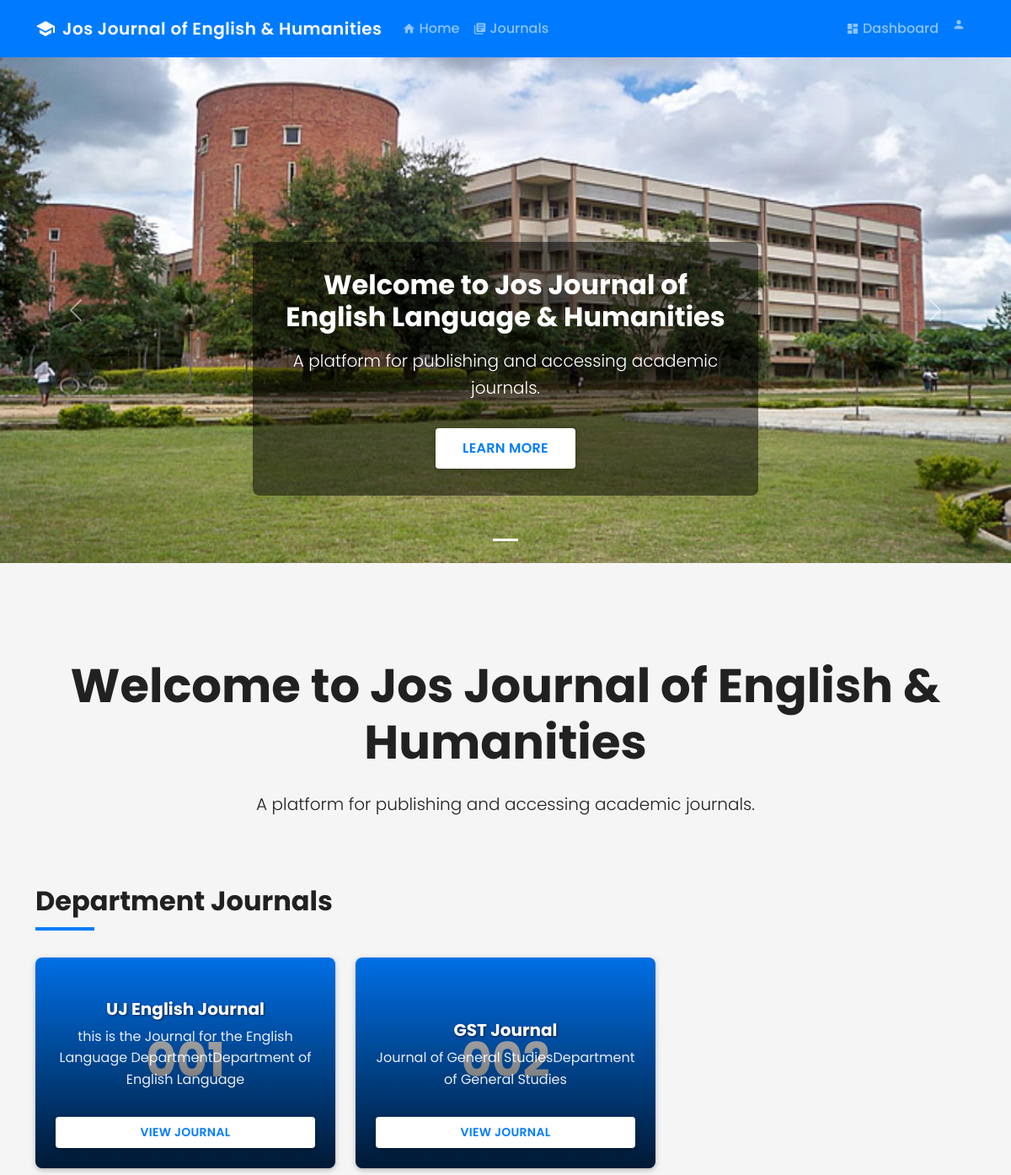
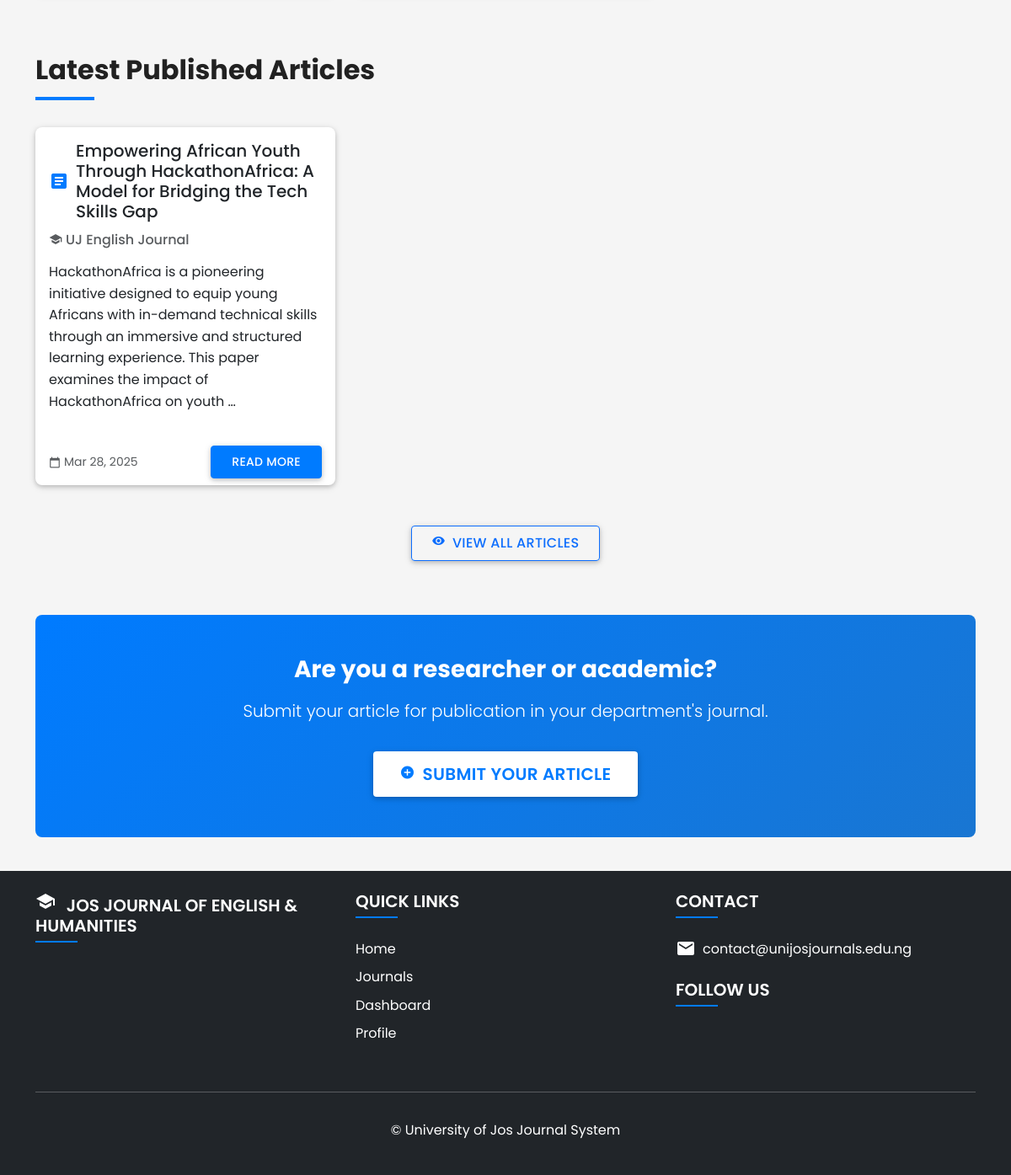
Page / (signed in) on the committed database (2 pictures, top to bottom).
### journalapp/models.py (models this page shows, shortened)
class SiteSettings(models.Model):
    site_title = models.CharField(max_length=100, default="University of Jos Journal System")
    site_description = models.TextField(blank=True)
    logo = models.ImageField(upload_to='site_images', blank=True, null=True)
    favicon = models.ImageField(upload_to='site_images', blank=True, null=True)
    primary_color = models.CharField(max_length=20, default="#007bff")
    secondary_color = models.CharField(max_length=20, default="#6c757d")
    footer_text = models.TextField(default="© University of Jos Journal System")
    contact_email = models.EmailField(default="contact@unijosjournals.edu.ng")
    contact_phone = models.CharField(max_length=20, blank=True)
    facebook_url = models.URLField(blank=True)
    twitter_url = models.URLField(blank=True)
    instagram_url = models.URLField(blank=True)
    linkedin_url = models.URLField(blank=True)
    class Meta:
        verbose_name = "Site Settings"
        verbose_name_plural = "Site Settings"

class HeroSlide(models.Model):
    title = models.CharField(max_length=200)
    subtitle = models.CharField(max_length=300, blank=True)
    image = models.ImageField(upload_to='hero_slides')
    button_text = models.CharField(max_length=50, blank=True)
    button_url = models.CharField(max_length=200, blank=True)
    order = models.PositiveIntegerField(default=0)
    is_active = models.BooleanField(default=True)
    class Meta:
        ordering = ['order']

class Department(models.Model):
    name = models.CharField(max_length=100)
    code = models.CharField(max_length=10, unique=True)
    description = models.TextField(blank=True)
    journal_title = models.CharField(max_length=200, blank=True)
    journal_description = RichTextField(blank=True)
    cover_image = models.ImageField(upload_to='department_covers', blank=True, null=True)
    def get_journal_title(self):
        return self.journal_title if self.journal_title else f"{self.name} Journal"

class Article(models.Model):
    STATUS_CHOICES = (
        ('draft', 'Draft'),
        ('submitted', 'Submitted'),
        ('under_review', 'Under Review'),
        ('revision_required', 'Revision Required'),
        ('accepted', 'Accepted'),
        ('rejected', 'Rejected'),
        ('published', 'Published'),
    )
    title = models.CharField(max_length=200)
    abstract = RichTextField()
    author = models.ForeignKey(settings.AUTH_USER_MODEL, on_delete=models.CASCADE, related_name='journals')
    department = models.ForeignKey(Department, on_delete=models.CASCADE)
    category = models.ForeignKey(ArticleCategory, on_delete=models.CASCADE)
    content = RichTextField()
    keywords = models.CharField(max_length=255, blank=True, help_text="Enter keywords separated by commas")
    file = models.FileField(upload_to='journal_files', blank=True, null=True)
    status = models.CharField(max_length=20, choices=STATUS_CHOICES, default='draft')
    revised_document = models.FileField(upload_to='revised_documents/', null=True, blank=True)
    revision_notes = models.TextField(blank=True, null=True)
    created_at = models.DateTimeField(auto_now_add=True)
    updated_at = models.DateTimeField(auto_now=True)
    published_at = models.DateTimeField(null=True, blank=True)

### journalapp/views.py (the view)
# urls.py: path('', views.home, name='home'),
def home(request):
    departments = Department.objects.all()
    latest_articles = Article.objects.filter(status='published').order_by('-published_at')[:5]
    hero_slides = HeroSlide.objects.filter(is_active=True).order_by('order')
    context = {
        'departments': departments,
        'latest_articles': latest_articles,
        'hero_slides': hero_slides,
    }
    return render(request, 'journalapp/home.html', context)

### journalapp/templates/journalapp/home.html (shortened to what this page needs)
{% extends 'journalapp/base.html' %}
{% block content %}
{% if hero_slides %}
<div id="heroCarousel" class="carousel slide carousel-fade" data-bs-ride="carousel">
    <div class="carousel-indicators">
        {% for slide in hero_slides %}
        <button type="button" data-bs-target="#heroCarousel" data-bs-slide-to="{{ forloop.counter0 }}" {% if forloop.first %}class="active"{% endif %}></button>
        {% endfor %}
    </div>
    <div class="carousel-inner">
        {% for slide in hero_slides %}
        <div class="carousel-item {% if forloop.first %}active{% endif %}">
            <img src="{{ slide.image.url }}" class="d-block w-100" alt="{{ slide.title }}" style="height: 600px; object-fit: cover;">
            <div class="carousel-caption">
                <h2>{{ slide.title }}</h2>
                <p class="lead">{{ slide.subtitle }}</p>
                {% if slide.button_text and slide.button_url %}
                <a href="{{ slide.button_url }}" class="btn btn-light cta-btn mt-3">{{ slide.button_text }}</a>
                {% endif %}
            </div>
        </div>
        {% endfor %}
    </div>
    <button class="carousel-control-prev" type="button" data-bs-target="#heroCarousel" data-bs-slide="prev">
        <span class="carousel-control-prev-icon" aria-hidden="true"></span>
    </button>
    <button class="carousel-control-next" type="button" data-bs-target="#heroCarousel" data-bs-slide="next">
        <span class="carousel-control-next-icon" aria-hidden="true"></span>
    </button>
</div>
{% endif %}
<div class="container">
    <div class="welcome-section text-center">
        <h1 class="display-4">Welcome to {{ site_settings.site_title|default:"Jos Journal System" }}</h1>
        <div class="row">
            <div class="col-lg-8 mx-auto">
                <p class="lead">{{ site_settings.site_description|default:"A platform for publishing and accessing academic journals." }}</p>
            </div>
        </div>
    </div>
    <div class="mb-5">
        <h2 class="section-heading">Department Journals</h2>
        <div class="row">
            {% for department in departments %}
            <div class="col-md-4 mb-4">
                <div class="card department-journal-card h-100">
                    {% if department.cover_image %}
                    <img src="{{ department.cover_image.url }}" class="card-img" alt="{{ department.name }} Journal" style="height: 250px; object-fit: cover;">
                    {% else %}
                    <div class="bg-primary" style="height: 250px;">
                        <div class="d-flex align-items-center justify-content-center h-100">
                            <h1 class="text-white display-4 fw-bold">{{ department.code }}</h1>
                        </div>
                    </div>
                    {% endif %}
                    <div class="card-img-overlay">
                        <h5 class="card-title">{{ department.get_journal_title }}</h5>
                        <p class="card-text">{{ department.journal_description|truncatewords:10|default:"Academic journal from the Department of " }}{{ department.name }}</p>
                        <a href="{% url 'department_journal' department.id %}" class="btn btn-sm">View Journal</a>
                    </div>
                </div>
            </div>
            {% endfor %}
        </div>
    </div>
    <div class="mb-5">
        <h2 class="section-heading">Latest Published Articles</h2>
        <div class="row">
            {% for article in latest_articles %}
            <div class="col-md-4 mb-4">
                <div class="card article-card h-100">
                    <div class="card-body">
                        <div class="d-flex align-items-center mb-3">
                            <i class="material-icons text-primary me-2">article</i>
                            <h5 class="card-title mb-0">{{ article.title }}</h5>
                        </div>
                        <h6 class="card-subtitle mb-3 text-muted d-flex align-items-center">
                            <i class="material-icons me-1" style="font-size: 16px;">school</i>
                            {{ article.department.get_journal_title }}
                        </h6>
                        <p class="card-text">{{ article.abstract|truncatewords:30|safe }}</p>
                    </div>
                    <div class="card-footer bg-transparent border-top-0">
                        <div class="d-flex justify-content-between align-items-center">
                            <small class="text-muted d-flex align-items-center">
                                <i class="material-icons me-1" style="font-size: 14px;">calendar_today</i>
                                {{ article.published_at|date:"M d, Y" }}
                            </small>
                            <a href="{% url 'article_detail' article.pk %}" class="btn btn-sm btn-primary">Read More</a>
                        </div>
                    </div>
                </div>
            </div>
            {% endfor %}
        </div>
        <div class="text-center mt-4">
            <a href="{% url 'article_list' %}" class="btn btn-outline-primary">
                <i class="material-icons me-1" style="font-size: 16px;">visibility</i>
                View All Articles
            </a>
        </div>
    </div>
    <div class="cta-section text-center">
        <div class="row">
            <div class="col-lg-8 mx-auto">
                <h3>Are you a researcher or academic?</h3>
                <p class="lead">Submit your article for publication in your department's journal.</p>
                {% if user.is_authenticated %}
                    <a href="{% url 'article_create' %}" class="btn cta-btn btn-lg mt-3">
                        <i class="material-icons me-1" style="font-size: 18px;">add_circle</i>
                        Submit Your Article
                    </a>
                {% endif %}
            </div>
        </div>
    </div>
</div>
{% endblock %}

### journalapp/templates/journalapp/base.html (shortened to what this page needs)
<!DOCTYPE html>
<html lang="en">
<head>
    <link href="https://cdn.jsdelivr.net/npm/bootstrap@5.3.0-alpha1/dist/css/bootstrap.min.css" rel="stylesheet">
    <link rel="stylesheet" href="https://cdnjs.cloudflare.com/ajax/libs/font-awesome/6.0.0-beta3/css/all.min.css">
</head>
<body class="d-flex flex-column min-vh-100">
    <header>
        <nav class="navbar navbar-expand-lg navbar-dark bg-primary">
            <div class="container">
                <a class="navbar-brand d-flex align-items-center" href="{% url 'home' %}">
                    {% if site_settings.logo %}
                    <img src="{{ site_settings.logo.url }}" alt="{{ site_settings.site_title }}" height="40" class="me-2">
                    {% else %}
                    <i class="material-icons me-2">school</i>
                    {% endif %}
                    <span>{{ site_settings.site_title|default:"UJ Journal System" }}</span>
                </a>
                <div class="collapse navbar-collapse" id="navbarNav">
                    <ul class="navbar-nav me-auto">
                        <li class="nav-item">
                            <a class="nav-link d-flex align-items-center" href="{% url 'home' %}">
                                <i class="material-icons me-1" style="font-size: 16px;">home</i> Home
                            </a>
                        </li>
                        <li class="nav-item">
                            <a class="nav-link d-flex align-items-center" href="{% url 'journal_list' %}">
                                <i class="material-icons me-1" style="font-size: 16px;">library_books</i> Journals
                            </a>
                        </li>
                    </ul>
                    <ul class="navbar-nav">
                        {% if user.is_authenticated %}
                            <li class="nav-item">
                                <a class="nav-link d-flex align-items-center" href="{% url 'dashboard' %}">
                                    <i class="material-icons me-1" style="font-size: 16px;">dashboard</i> Dashboard
                                </a>
                            </li>
                            <li class="nav-item dropdown">
                                <a class="nav-link dropdown-toggle d-flex align-items-center" href="#" id="userDropdown" role="button" data-bs-toggle="dropdown">
                                    <i class="material-icons me-1" style="font-size: 16px;">person</i> {{ user.username }}
                                </a>
                            </li>
                        {% endif %}
                    </ul>
                </div>
            </div>
        </nav>
    </header>
    <main class="flex-grow-1 mb-3">
        {% block content %}{% endblock %}
    </main>
    <footer class="bg-dark text-white py-4 mt-4">
        <div class="container">
            <div class="row">
                <div class="col-md-4 mb-4">
                    <h5 class="text-uppercase">
                        {% if site_settings.logo %}
                        <img src="{{ site_settings.logo.url }}" alt="{{ site_settings.site_title }}" height="30" class="me-2">
                        {% else %}
                        <i class="material-icons me-2">school</i>
                        {% endif %}
                        {{ site_settings.site_title|default:"University of Jos Journal System" }}
                    </h5>
                </div>
                <div class="col-md-4 mb-4">
                    <h5 class="text-uppercase">Quick Links</h5>
                    <ul class="list-unstyled">
                        <li class="mb-2"><a href="{% url 'home' %}" class="text-white text-decoration-none">Home</a></li>
                        <li class="mb-2"><a href="{% url 'article_list' %}" class="text-white text-decoration-none">Journals</a></li>
                        {% if user.is_authenticated %}
                        <li class="mb-2"><a href="{% url 'dashboard' %}" class="text-white text-decoration-none">Dashboard</a></li>
                        <li class="mb-2"><a href="{% url 'profile' %}" class="text-white text-decoration-none">Profile</a></li>
                        {% else %}
                        <li class="mb-2"><a href="{% url 'login' %}" class="text-white text-decoration-none">Login</a></li>
                        <li class="mb-2"><a href="{% url 'register' %}" class="text-white text-decoration-none">Register</a></li>
                        {% endif %}
                    </ul>
                </div>
                <div class="col-md-4 mb-4">
                    <h5 class="text-uppercase">Contact</h5>
                    <ul class="list-unstyled">
                        {% if site_settings.contact_email %}
                        <li class="mb-2 d-flex align-items-center">
                            <i class="material-icons me-2">email</i>
                            <a href="mailto:{{ site_settings.contact_email }}" class="text-white text-decoration-none">{{ site_settings.contact_email }}</a>
                        </li>
                        {% endif %}
                    </ul>
                    <h5 class="text-uppercase mt-4">Follow Us</h5>
                </div>
            </div>
            <hr class="bg-light">
            <div class="text-center py-3">
                <p class="mb-0">{{ site_settings.footer_text|default:"© University of Jos Journal System" }}</p>
            </div>
        </div>
    </footer>
</body>
</html>

### rows in the picture
SiteSettings: site_title "Jos Journal of English & Humanities", site_description "A platform for publishing and accessing academic journals.", site_title "JOS JOURNAL OF ENGLISH & HUMANITIES", contact_email "contact@unijosjournals.edu.ng", footer_text "© University of Jos Journal System"
HeroSlide: image (picture), title "Welcome to Jos Journal of English Language & Humanities", subtitle "A platform for publishing and accessing academic journals.", button_text "LEARN MORE"
Department: code "001", get_journal_title "UJ English Journal", journal_description "this is the Journal for the English Language Department", name "Department of English Language"
Department: code "002", get_journal_title "GST Journal", journal_description "Journal of General Studies", name "Department of General Studies"
Article: title "Empowering African Youth Through HackathonAfrica: A Model for Bridging the Tech Skills Gap", department.get_journal_title "UJ English Journal", abstract "HackathonAfrica is a pioneering initiative designed to equip young Africans with in-demand technical skills through an immersive and structured learning experience. This paper examines the impact of HackathonAfrica on youth …", published_at "Mar 28, 2025"
